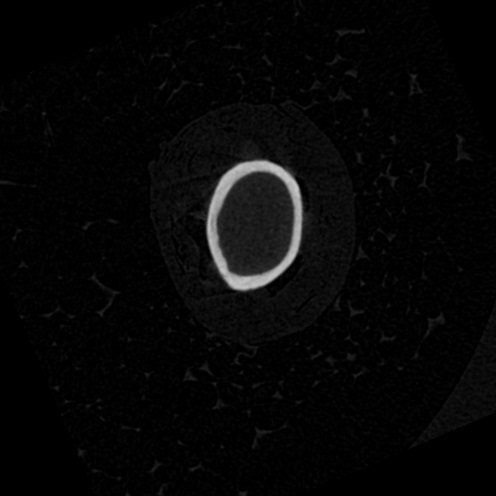
%> input picture mouse_femur.jpg, 496 x 496 px
$ octave Mouse_Bone.m   (GNU Octave 9; MATLAB toolbox functions it lacks are replaced by stand-ins)
%> lines starting %> are read from the running program, lines starting %| are printed output that depends on the picture; in (x1, y1, x2, y2) boxes, pixels count from 0 and x2, y2 are one past the last pixel; in counts of white or black regions, pixels touching at a corner belong together; the program's own positions count from 1
% Michael Miller
% ENGR 297 - MATLAB Project Part 2
% April 26, 2016

clear all;
close all;
clc;

bone = imread('mouse_femur.jpg');
%> bone is the input picture: size 496x496x3 uint8; min 0, max 201, mean 6.5

binary = zeros(496);

lower = input('enter lower threshold percentage limit[0-100]: ')/100;
%> the answer given: 100
upper = input('enter upper threshold percentage limit[0-100]: ')/100;
%> the answer given: 100

%Determine brightest pixel in image for relative threshold percentage
max_pixel = double(max(max(bone(:,:,1))));
%> max_pixel = 201

%Add Ones to binary(i,j) for pixels that are within thresholds
binary((bone(:,:,1)>lower*max_pixel)==(bone(:,:,1)<upper*max_pixel))=1;
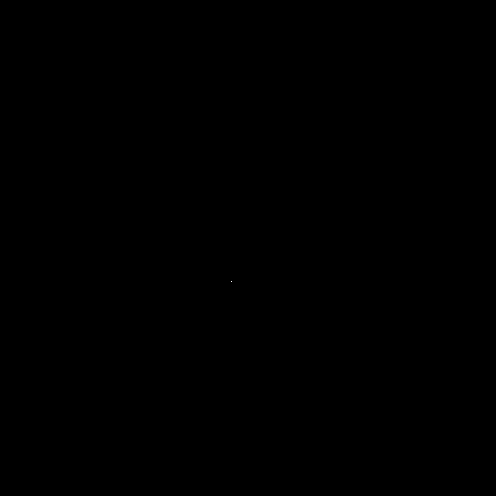
%> binary: size 496x496 double; values 0 (black) and 1 (white), 0% white in thin lines or dots, all inside (x1, y1, x2, y2) = (231, 281, 232, 282)

%counting how many pixels = 1 in binary data set
binary_pixel_count=(numel(binary(binary == 1)));
%> binary_pixel_count = 1

%Cross-sectional area estimation
binary_pixel_count
%> binary_pixel_count = 1
area_um2 = binary_pixel_count*(12)^2
%> area_um2 = 144
area_mm2 = area_um2 *(1/1000)^2
%> area_mm2 = 0.000144

%Compare im2bw function with binary
test = bone;
test(test(:,:,:)>=upper*max_pixel)=0;
%> test: size 496x496x3 uint8; under 0.01% of pixels changed, all inside (x1, y1, x2, y2) = (231, 281, 232, 282)
test = im2bw(test,lower*max_pixel/255);
%> test: size 496x496 logical; every value is 0

%test_pixel_count
test_pixel_count = (numel(test(test == 1)));
%> test_pixel_count = 0

%Error Check
errors=sum(sum(test ~= binary));
%> errors = 1

figure(1)
imshow(bone)
title('Bone')

figure(2)
imshow(binary)
title('Binary')

figure(3)
imshow(test)
title('Test')

% EXAMPLE
% enter lower threshold percentage limit: 75
% enter upper threshold percentage limit: 95
%
% binary_pixel_count =
%
%         2365
%
%
% area_um2 =
%
%       340560
%
%
% area_mm2 =
%
%     0.3406
%
